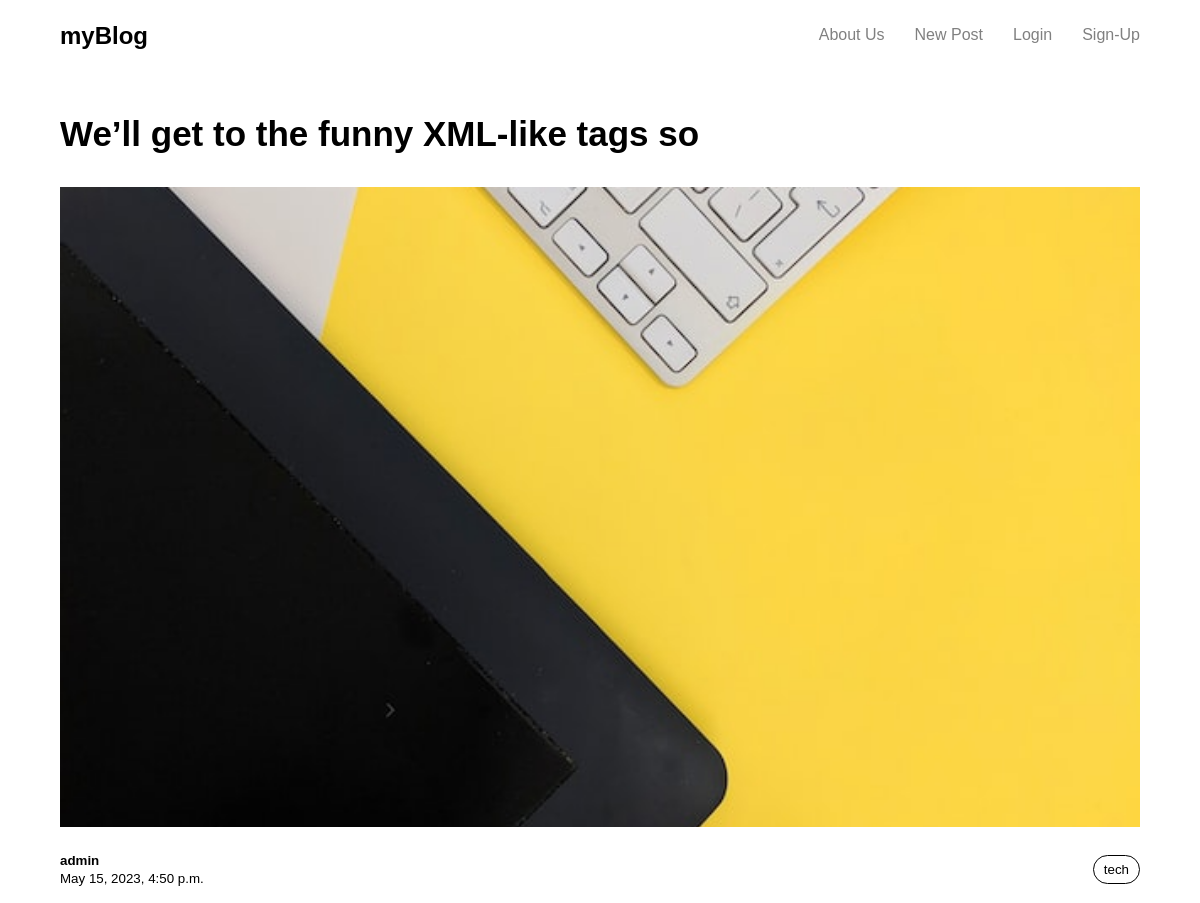
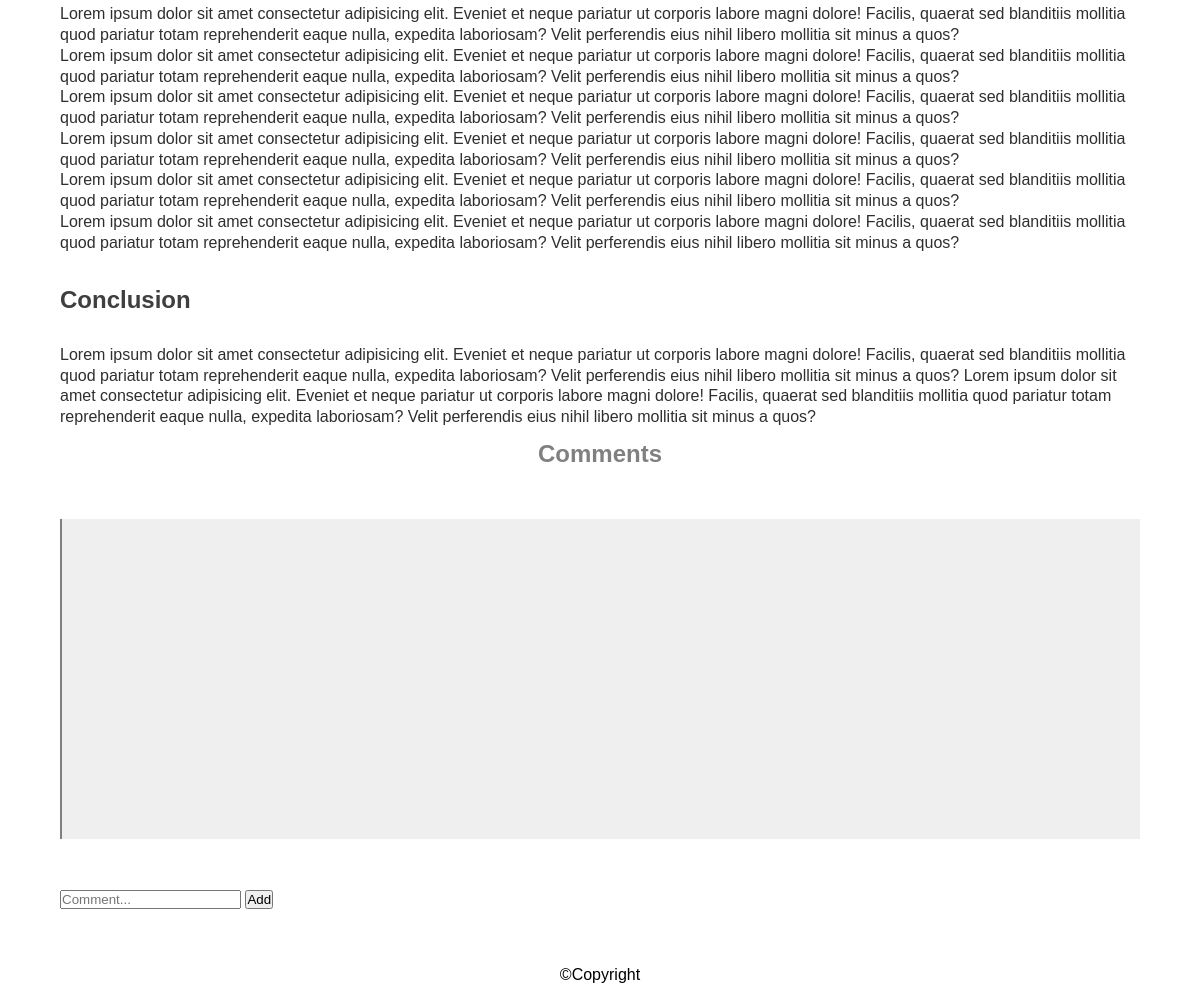
The app's page /post/4 with its own data (2 pictures, top to bottom).
### post/models.py (models this page shows, shortened)
class Post(models.Model):
    tags = (
        ("tech", "Tech"),
        ("entertainment", "Entertainment"),
        ("sport", "Sport"),
        ("news", "News"),
        ("health", "Health"),
        ("tricks", "Tricks"),
    )
    title = models.CharField(max_length=100)
    content = models.TextField(max_length=50000)
    author = models.ForeignKey(get_user_model(), on_delete=models.CASCADE)
    thumbnail = models.ImageField(upload_to="PostThumbnail")
    date = models.DateTimeField(default=timezone.now)
    conclusion = models.TextField(max_length=2000)
    tag = models.CharField(max_length=200, choices=tags, blank=True, null=True)

### accounts/models.py (models this page shows)
class CustomUser(AbstractUser):
    age = models.PositiveIntegerField(null=True,blank=True)

### post/views.py (the view)
# urls.py: path("<int:pk>", views.DetailPost.as_view(), name="post_detail"),
class DetailPost(generic.DetailView):
    model = Post
    exra_context = {
        "title":"Detail Post",
    }
    template_name = "detail_post.html"
    context_object_name = "post"

### templates/detail_post.html (shortened to what this page needs)
{% extends "base.html" %}
{% block content %}
<div class="detail-post">
    <div>
        <h1>{{ post.title }}</h1>
        <img src="{{ post.thumbnail.url }}" width="200" alt=""><br>
        <div class="post-info">
            <small><b>{{ post.author }}</b><br>{{ post.date }}</small>
            <small>{{ post.tag }}</small>
        </div>
        <div class="pr">
            <p>{{ post.content|linebreaks|urlize  }}</p>
        </div>
        <div class="cn">
            <h2 id="conclusion">Conclusion</h2>
            <p>{{ post.conclusion }}</p>
        </div>
        <div>
            <h2 id="h">Comments</h2>
            <div class="comments">
            </div>
        </div>
        <div class="comment-form">
            <form id="comment-form">
                <input type="text" name="comment-text" id="comment-text" placeholder="Comment...">
                <button class="btn">Add</button>
            </form>
        </div>
    </div>
</div>
{% endblock %}

### static/style/style.css (style rules this page uses)
* { padding:0; margin:0; box-sizing:border-box; }
body { font-family: helvetica; width:100%; line-height: 1.3; }
p { color:rgb(47, 47, 47); font-size:16px; }
#h { text-align: center; color:grey; margin:10px 0; }
.posts span, .detail-post small:last-child { border:1px solid black; padding:5px 10px; border-radius:20px; }
.detail-post { margin:40px 0; }
.detail-post h1 { margin:10px 0; font-size:35px; }
.detail-post img { width:100%; height:80vh; object-fit:cover; margin:20px 0; }
.detail-post .post-info { display:flex; align-items:center; justify-content:space-between; margin-bottom:20px; }
.detail-post #conclusion { color:rgb(63, 63, 63); margin:30px 0; }
.comments { border-left:2px solid grey; background-color: rgb(239, 239, 239); margin:50px 0; padding:30px; width: 100%; height:40vh; overflow-y: scroll; }

### records on screen
Post: title "We’ll get to the funny XML-like tags so", thumbnail (picture), author "admin", date "May 15, 2023, 4:50 p.m.", tag "tech", content "Lorem ipsum dolor sit amet consectetur adipisicing elit. Eveniet et neque pariatur ut corporis labore magni dolore! Facilis, quaerat sed blanditiis mollitia quod pariatur totam reprehenderit eaque nulla, expedita laboriosam? Velit perferendis eius nihil libero mollitia sit minus a quos? Lorem ipsum dolor sit amet consectetur adipisicing elit. Eveniet et neque pariatur ut corporis labore magni dolore! Facilis, quaerat sed blanditiis mollitia quod pariatur totam reprehenderit eaque nulla, expedita laboriosam? Velit perferendis eius nihil libero mollitia sit minus a quos? Lorem ipsum dolor sit amet consectetur adipisicing elit. Eveniet et neque pariatur ut corporis labore magni dolore!…", conclusion "Lorem ipsum dolor sit amet consectetur adipisicing elit. Eveniet et neque pariatur ut corporis labore magni dolore! Facilis, quaerat sed blanditiis mollitia quod pariatur totam reprehenderit eaque nulla, expedita laboriosam? Velit perferendis eius nihil libero mollitia sit minus a quos? Lorem ipsum dolor sit amet consectetur adipisicing elit. Eveniet et neque pariatur ut corporis labore magni dolore! Facilis, quaerat sed blanditiis mollitia quod pariatur totam reprehenderit eaque nulla, expedita laboriosam? Velit perferendis eius nihil libero mollitia sit minus a quos?"
